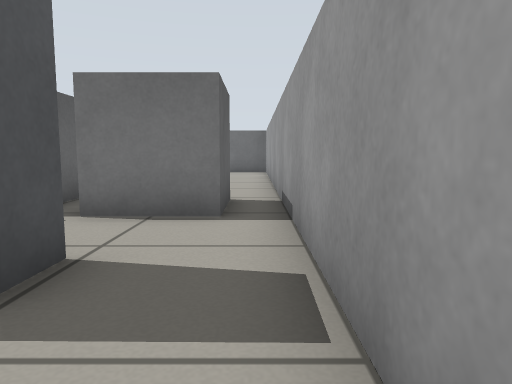
View 1 (above)

24 first-person views from a walk through a world built for the Gazebo simulator. The camera is 0.45 m above the floor, tilts 6° down and sees 70° across. The floor is counted in squares, 0.5 m on a side. Each view is taken from the middle of a square. On the plan, view 1 faces up. The plan holds only what a view shows up to about 12 squares ahead; the rest is blank. Some stock models are drawn as simple stand-ins.

View 2
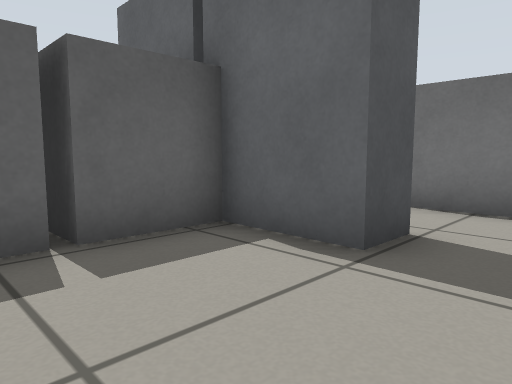

View 3
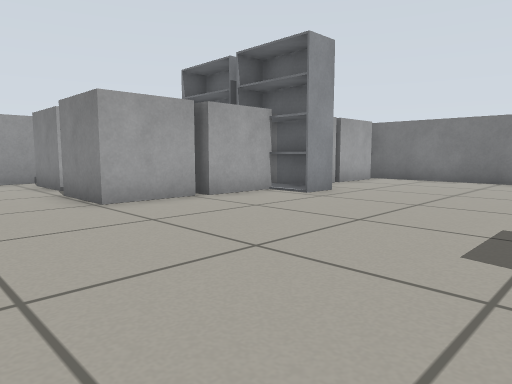

View 4
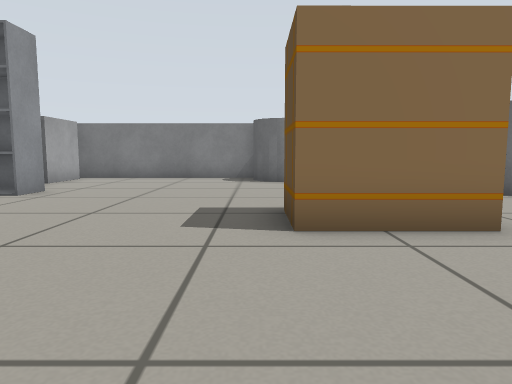

View 5
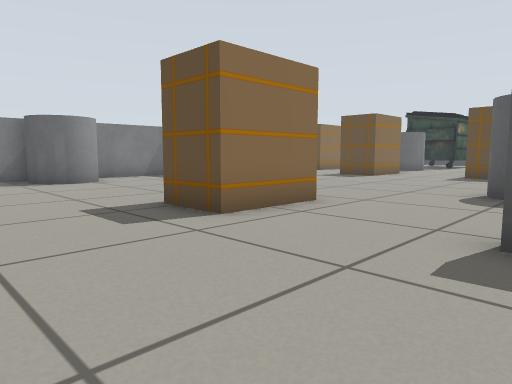

View 6
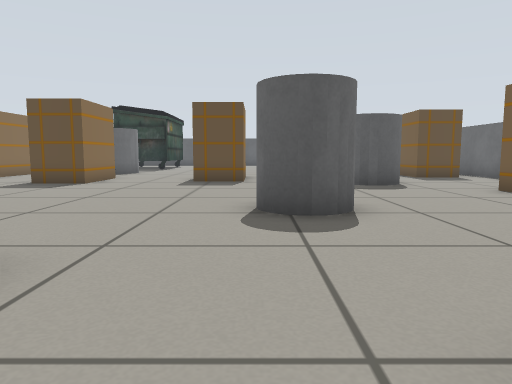

View 7
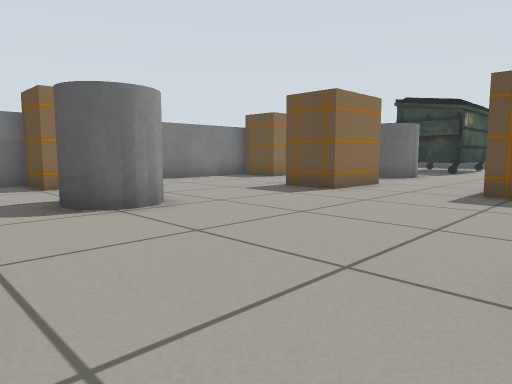

View 8
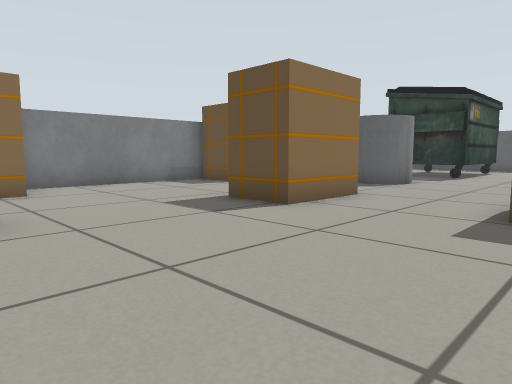

View 9
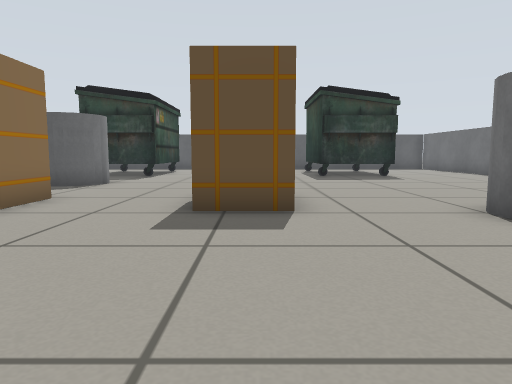

View 10
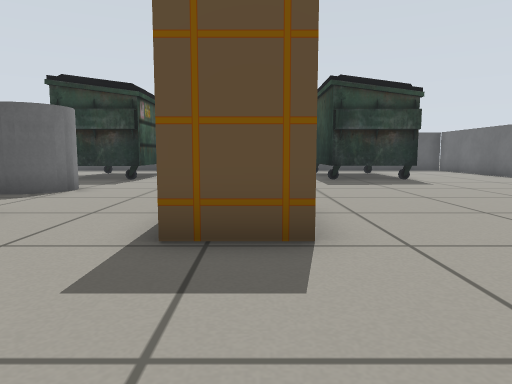

View 11
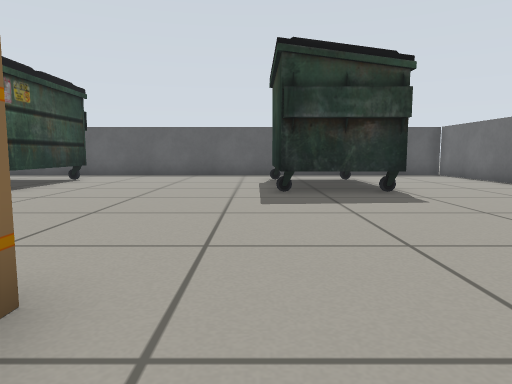

View 12
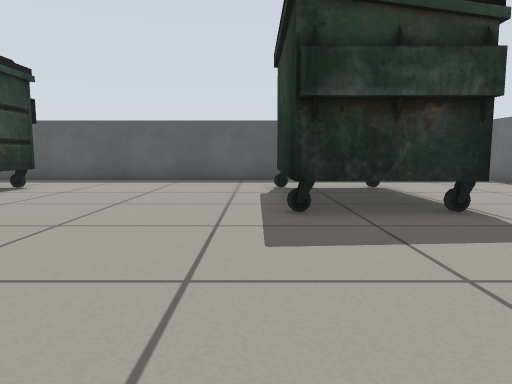

View 13
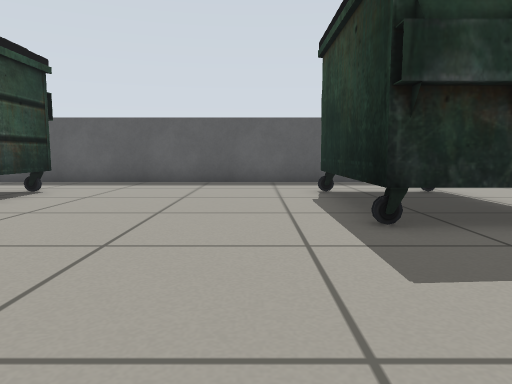

View 14
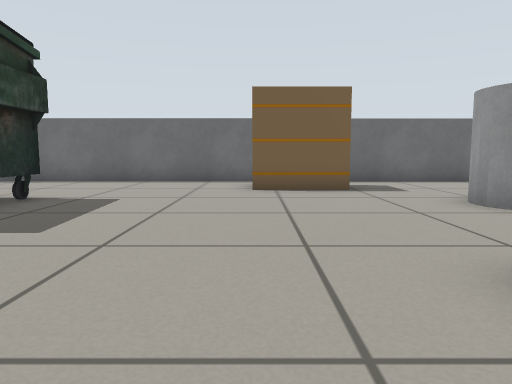

View 15
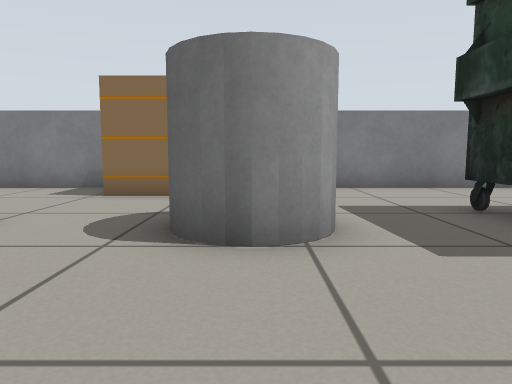

View 16
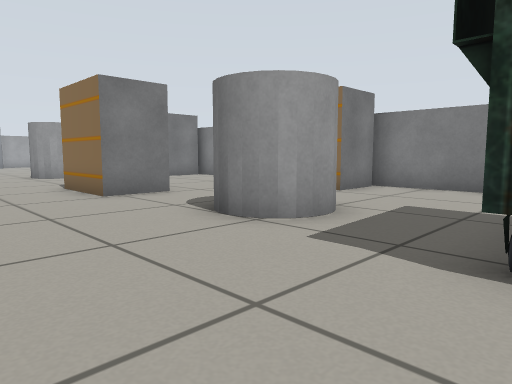

View 17
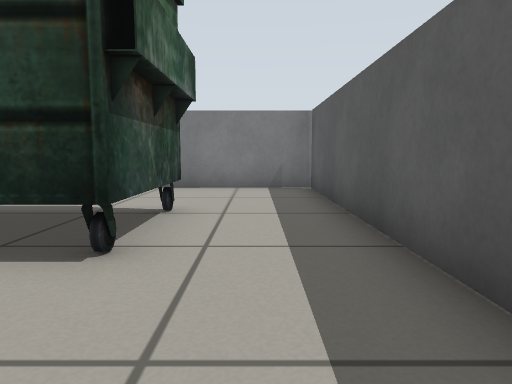

View 18
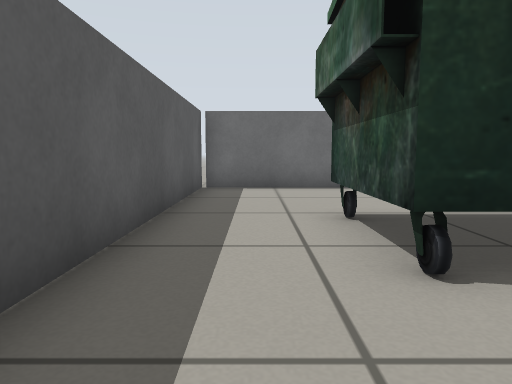

View 19
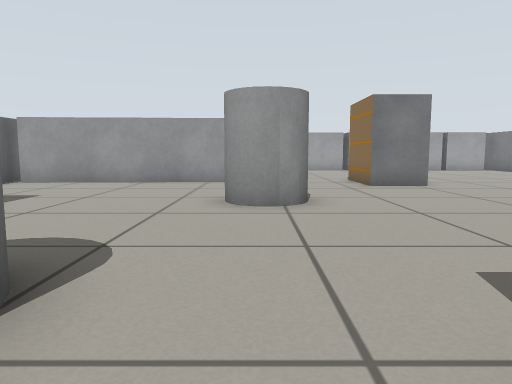

View 20
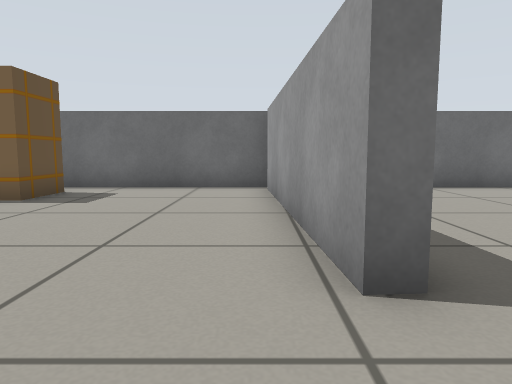

View 21
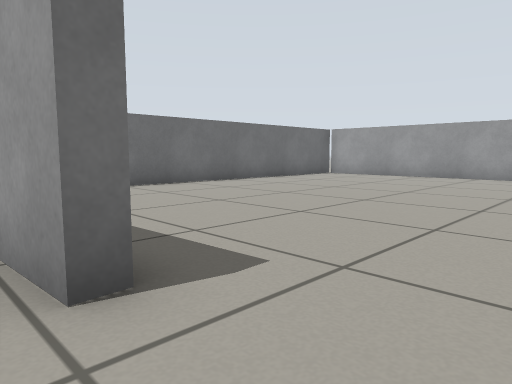

View 22
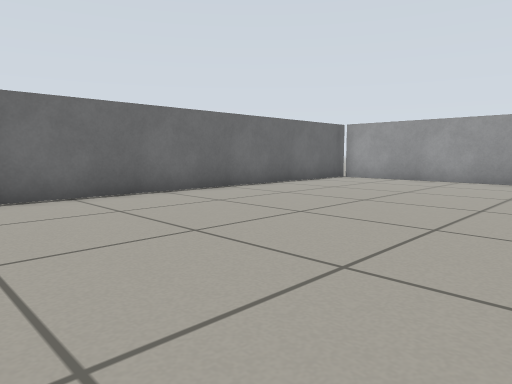

View 23
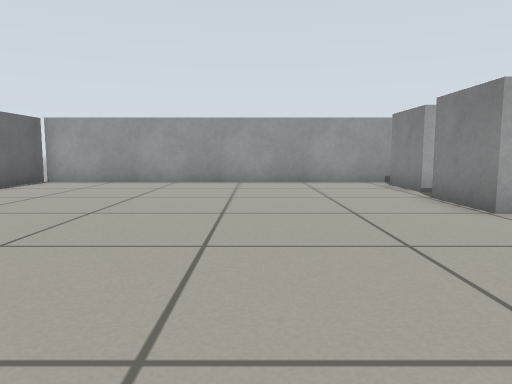

View 24
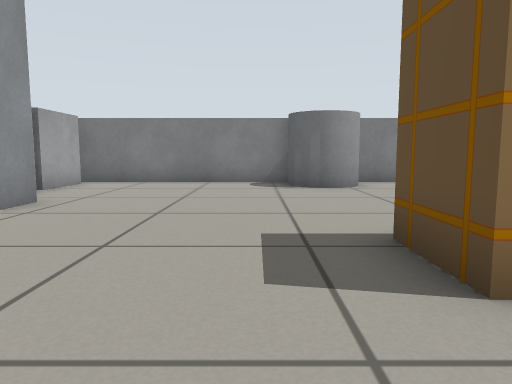

### Floor plan
Key: @ floor where view 1 was taken; # wall or solid block; . floor; S shelf; C grey cylinder; U dumpster; O other object.
Columns run from 40 left of view 1 to 1 right of it. Each row starts with its distance up from view 1.
 18 #############  ###########################
 17 #............  ....  ......# ............#
 16 #...........   ....O  .....# ............#
 15 #...........OOO....OOO.....# ............#
 14 #..........................# ............#
 13 #..U   UU.......CC.........#.............#
 12 #..U   UU.......CCC........#.............#
 11 #..UUUUUU..................#.............#
 10 #....................CCC.................#
  9 #.....................C..................#
  8 #.............O O........................#
  7 #.............  O.........OO.......OO.OO.#
  6 #........................O  .......  ..O.#
  5 #.........................OO.......O .OO.#
  4 #..UUUUUU......OOO..................O....#
  3 #..U   U..CCC..O O....CC.........SSSSSS..#
  2 #..U    U.C C... .....CC..........SSSSS..#
  1 #...U  U............................O....#
  0 #....................... ..........OO...@
 -1 #...........OOO.....O O. .CCC.......O....
 -2 #...........O  .....  O. .  C......OO
 -3 #############  #####################

Positions as (right, up) in squares from view 1, and headings:
1: (0, 0), facing up
2: (0, -1), facing up-left
3: (-12, 10), facing down-right
4: (-12, 11), facing down
5: (-9, 11), facing down-left
6: (-12, 9), facing left
7: (-15, 9), facing down-left
8: (-18, 8), facing down-left
9: (-18, 8), facing left
10: (-20, 8), facing left
11: (-24, 10), facing left
12: (-27, 10), facing left
13: (-28, 9), facing left
14: (-28, 6), facing up
15: (-29, 7), facing down
16: (-33, 7), facing down-right
17: (-38, 7), facing down
18: (-38, 8), facing up
19: (-25, 10), facing right
20: (-14, 8), facing up
21: (-14, 8), facing up-right
22: (-12, 10), facing up-right
23: (-11, 11), facing right
24: (-11, 9), facing down
